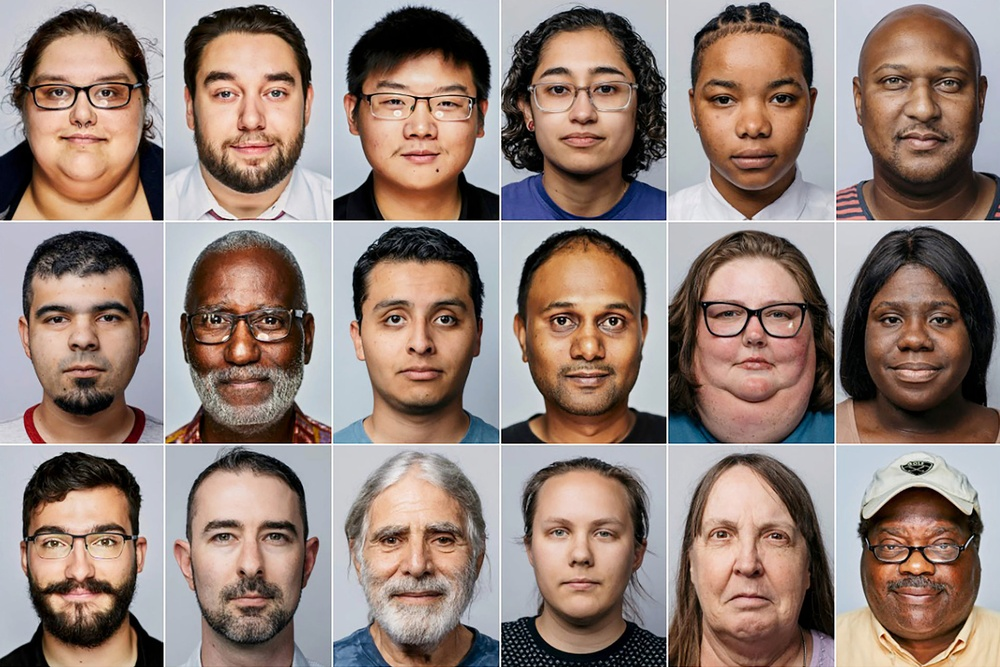
#> input picture recognition/assets/people.jpg, 1000 x 667 px, shrunk from 2048 x 1365 before the run
$ python rec1.py
#> lines starting #> are read from the running program, lines starting #| are printed output that depends on the picture; after the words box and inside, x2 and y2 are one past the last pixel; in counts of white or black regions, pixels touching at a corner belong together
import cv2
import numpy as np

#path to classifiers
# path = '/Users/YOUR_PC_NAME/opt/anaconda3/envs/learn-env/share/opencv4/haarcascades/'

#get image classifiers
face_cascade = cv2.CascadeClassifier('haarcascade-xmls/haarcascade_frontalface_default.xml')
eye_cascade = cv2.CascadeClassifier('haarcascade-xmls/haarcascade_eye.xml')

#read image
img = cv2.imread('assets/people.jpg')
#> img is the input picture: shape (667, 1000, 3); mean B, G, R 119.7, 128.2, 147.7

#convert to gray
gray = cv2.cvtColor(img, cv2.COLOR_BGR2GRAY)
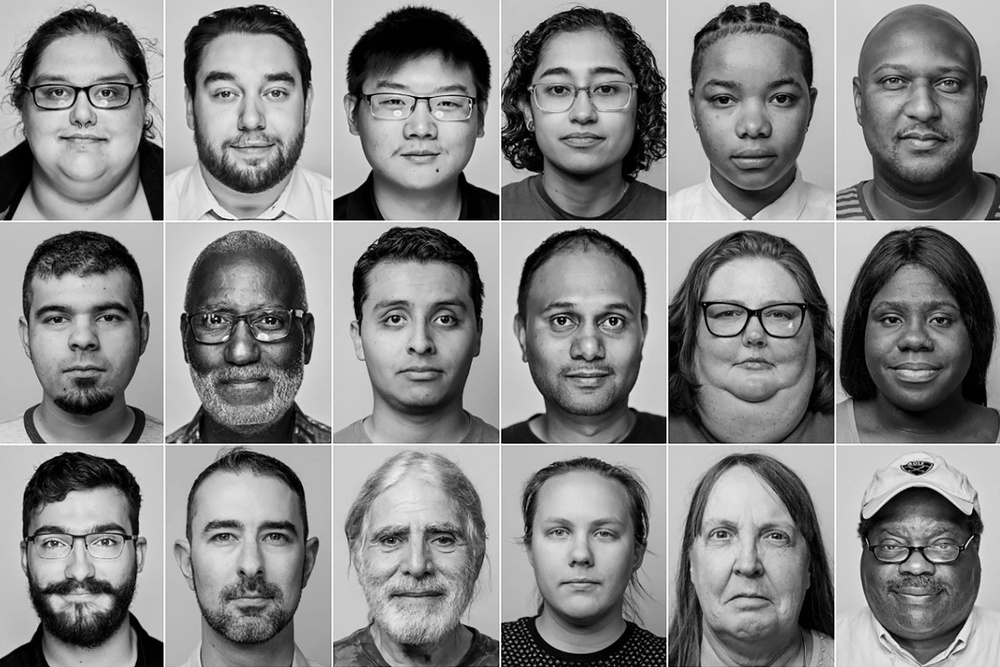
#> gray: shape (667, 1000); min 0, max 255, mean 133.1

#detect faces
faces = face_cascade.detectMultiScale(gray, 1.3, 5)
#> faces = 17 rows, first 6: [518, 37, 131, 131], [182, 38, 137, 137], [682, 41, 142, 142], [21, 268, 125, 125], [854, 269, 121, 121], [516, 266, 143, 143]

#for each face
for (x,y,w,h) in faces:
    #draw rectangle around face
    img = cv2.rectangle(img,(x,y),(x+w,y+h),(255,0,0),2)
    #select face as region of interest
    roi_g = gray[y:y+h,x:x+h]
    roi_c = img[y:y+h,x:x+h]
    #within region of interest find eyes
    eyes = eye_cascade.detectMultiScale(roi_g)
    #for each eye
    for (ex,ey,ew,eh) in eyes:
        #draw retangle around eye
        cv2.rectangle(roi_c, (ex,ey),(ex+ew,ey+eh),(0,255,0),2)
#> this loop made 17 passes
#> (x, y, w, h, eyes) on passes 1 to 9: (518, 37, 131, 131, [[23, 36, 33, 33], [73, 38, 28, 28]]), (182, 38, 137, 137, [[76, 39, 33, 33], [26, 41, 31, 31]]), (682, 41, 142, 142, [[80, 41, 33, 33], [24, 43, 31, 31]]), (21, 268, 125, 125, [[18, 34, 33, 33], [72, 34, 31, 31]]), (854, 269, 121, 121, [[25, 39, 26, 26], [72, 39, 27, 27]]), (516, 266, 143, 143, [[28, 36, 37, 37], [78, 38, 34, 34]]), (516, 480, 130, 130, [[27, 37, 30, 30], [76, 42, 26, 26], [51, 70, 26, 26]]), (854, 31, 133, 133, [[20, 31, 37, 37], [68, 27, 48, 48]]), (13, 39, 138, 138, [[81, 42, 23, 23], [33, 42, 24, 24], [13, 31, 49, 49]])
#> pass 1, `roi_g = gray[y:y+h,x:x+h]`:
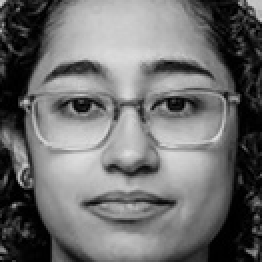
#> roi_g: shape (131, 131) (shown 2 times larger); min 0, max 223, mean 110.2
#> pass 1, `roi_c = img[y:y+h,x:x+h]`:
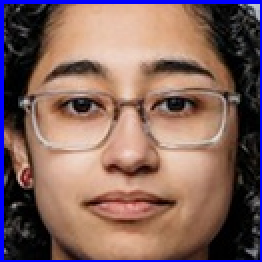
#> roi_c: shape (131, 131, 3) (shown 2 times larger); mean B, G, R 95, 100.2, 130.3
#> pass 2, `img = cv2.rectangle(img,(x,y),(x+w,y+h),(255,0,0),2)`:
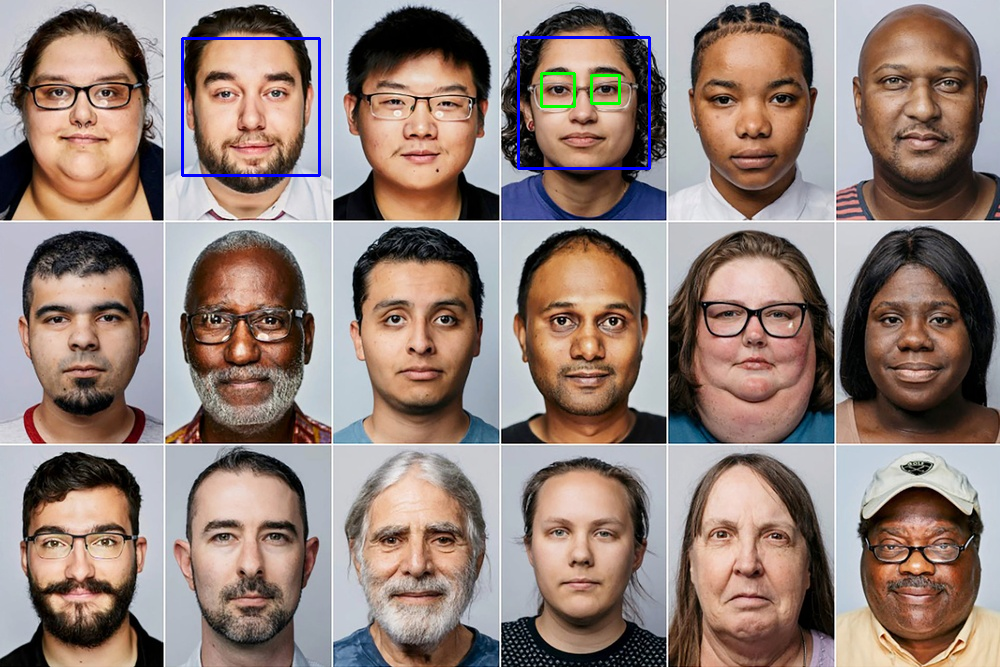
#> img: shape (667, 1000, 3); mean B, G, R 120.3, 127.8, 146.9
#> after the loop:
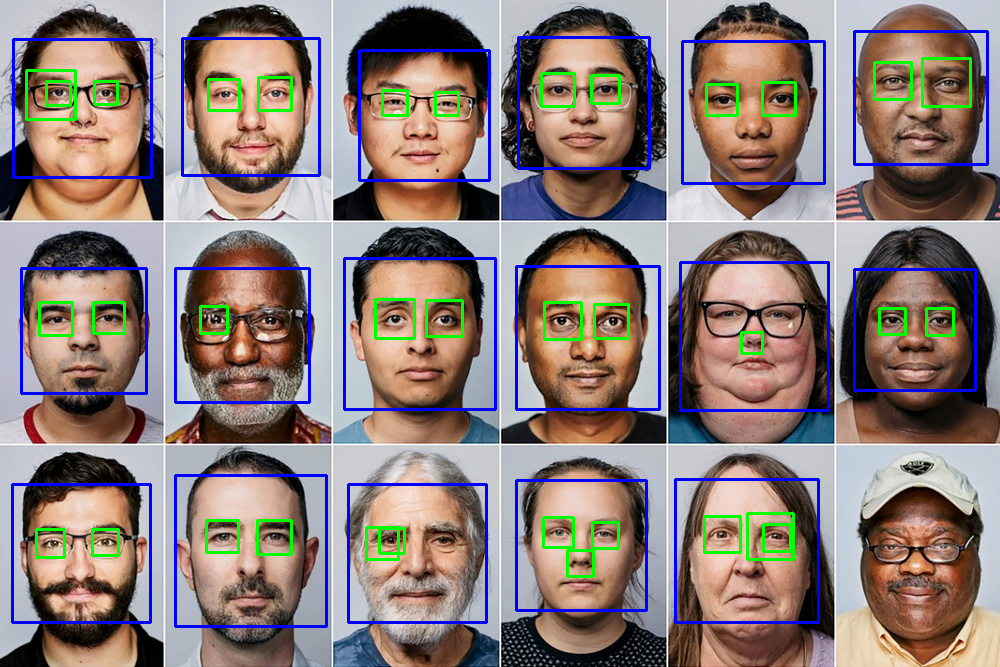
#> img: shape (667, 1000, 3); 5.54% of pixels changed, all inside (x1, y1, x2, y2) = (11, 30, 989, 628)
#> after the loop:
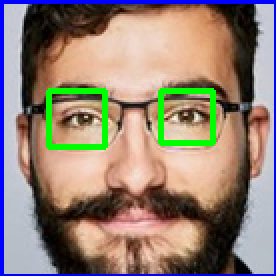
#> roi_c: shape (138, 138, 3) (shown 2 times larger); mean B, G, R 117.8, 129.7, 146.6
#> after the loop:
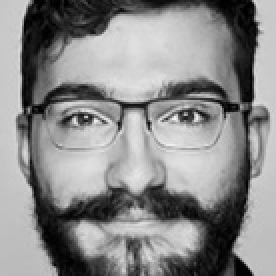
#> roi_g: shape (138, 138) (shown 2 times larger); min 0, max 245, mean 137.4

cv2.imshow('Image Processing',img) #shows image
cv2.waitKey(0) #waits until a key is pressed to progress
cv2.destroyAllWindows() #closes windows
